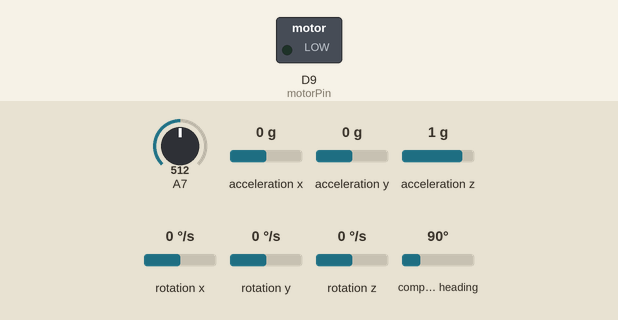
Simulated run of this sketch. Board: Arduino Nano 33 BLE. On the bench: switched loads named in the sketch (green lamp = pin HIGH). Dashed ring = blinking. Inputs (shaded band) come from the test bench; at power-on: acceleration y 0 g, A7 = 512, acceleration x 0 g, acceleration z 1 g, rotation x 0 °/s, rotation y 0 °/s, rotation z 0 °/s, compass heading 90°. The modem accepts every AT command (registered, SIM ready, sends succeed) and sends nothing else.

Above: at 21.6 s.
21.7 s: acceleration y set to 0.3 g
At 22.2 s:
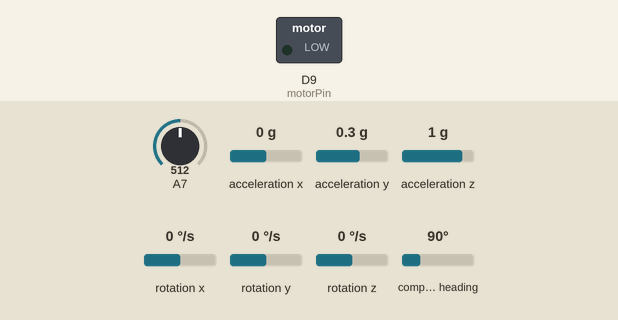
23.2 s: A7 set to 306
At 23.44 s:
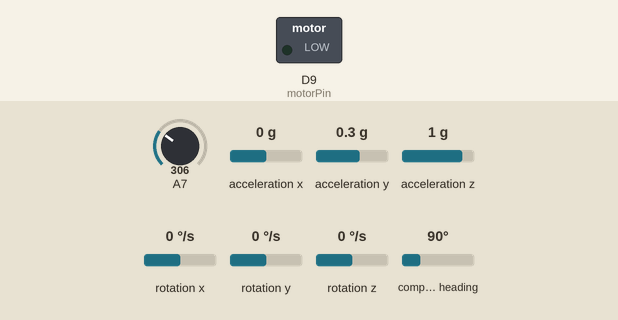
Timing chart, 0 to 32.7 s (numbered marks = the images above; inputs shaded):
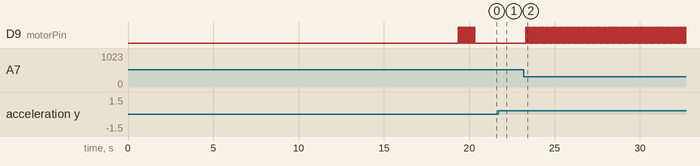

Measured:
- after the input at 21.7 s, D9 (motorPin): stops changing and stays LOW
- after the input at 23.2 s, D9 (motorPin): alternates HIGH for 0.02 s and LOW for 0.02 s, starting after 0.10 s

The sketch:

Gricon_Controller-s_Code.ino
```cpp
// ===============================
// 必要なライブラリの読み込み
// ===============================
#include <Arduino_LSM9DS1.h> // LSM9DS1 IMU用ライブラリ
// MadgwickAHRS.h を排除し、自前クォータニオン姿勢推定(Mahony風)を実装

// ===============================
// ピン定義
// ===============================
#define ANALOG_PIN 7 // 曲げセンサ接続アナログピン
#define motorPin 9   // モーター出力ピン

// 自前姿勢推定用クォータニオン (q0 + q1*i + q2*j + q3*k)
volatile float q0 = 1.0f, q1 = 0.0f, q2 = 0.0f, q3 = 0.0f;

// Mahony風フィードバックゲイン
float Kp = 2.0f;                                                  // 比例ゲイン（大きいほど加速度/地磁気へ早く収束）
float Ki = 0.0f;                                                  // 積分ゲイン（必要ならドリフト抑制用に有効化）
float integralFBx = 0.0f, integralFBy = 0.0f, integralFBz = 0.0f; // 積分項

unsigned long lastMicros = 0; // Δt計算用

// ===============================
// 状態変数・初期化用
// ===============================
int in = 5, in0 = 5;                      // シリアル入力値（前回値と現在値）
int l = 0;                                // メインループカウンタ
float bend0 = 0, bend_past = 0, bend = 0; // 曲げセンサ値（初期基準・過去・現在）

// ===============================
// フィルタリング・補正係数
// ===============================
float a = 0.1;          // 地磁気補正係数
float p = 0.5, r = 0.5; // ピッチ・ロール平滑化係数
float yaw_y = 0.3;      // ヨー角平滑化係数
float b = 0.1;          // 曲げセンサ平滑化係数
float T = 0.01;         // サンプリング周期（秒）（実際は毎ループで更新）
float c = 0.1, d = 0.1; // 加速度・速度のフィルタ係数

// ===============================
// 地磁気フェード設定（ピッチ角依存）
// ピッチ角の絶対値 |pitch| が start 以下では地磁気100%、end 以上では0%。
// その間は線形にフェードアウトします。
// 値は度数法[deg]。
// 例: 45degから減衰を開始し、75degで完全に無効化。
const float MAG_FADE_START_DEG = 90.0f;
const float MAG_FADE_END_DEG = 90.0f;

// ===============================
// センサ補正用のオフセット・スケール
// ===============================
// 地磁気オフセットベクトル（mag_offset）
float mag_offset[3] = {-3.7991, 46.8373, -13.9604};

// 楕円体補正行列（mag_correction）※3x3対称行列
float mag_correction[3][3] = {
    {0.0538, 0.0020, 0.0027},
    {0.0020, 0.0401, -0.0003},
    {0.0027, -0.0003, 0.0456}};

float acc_offset[3] = {-0.02, 0.01, 0.0}; // 加速度オフセット
float gyro_offset[3] = {0.0, 0.0, 0.0};   // ジャイロオフセット（初期補正で決定）

// ===============================
// IMUデータ格納用の配列
// ===============================
float acc[3] = {0}, gyro[3] = {0}, mag[3] = {0}; // センサ値
float acc_prev[3] = {0}, acc_global[3] = {0, 0, 1}, acc_global_prev[3] = {0, 0, 1};
float vel[3] = {0}, vel_prev[3] = {0}; // 速度（各軸）
float pos[3] = {0};                    // 位置（各軸）

// ===============================
// 姿勢角・ヨー角補正用
// ===============================
float pitch = 0, roll = 0, yaw = 0;
float pitch0 = 0, roll0 = 0, yaw_g0 = 0;
float yaw_sim = 0, yaw_s = 0, yaw_sm = 0;
float yaw_m = 0;         // 出力用ヨー角（初期オフセット基準）
float gyro_sim[3] = {0}; // 初期ジャイロ値積算用

// ===============================
// 振動検出用フラグ
// ===============================
int baibx, baiby, baibz;

// ===============================
// IMUの初期化関数
// ===============================
void initializeIMU()
{
  if (!IMU.begin())
  {
    while (1)
      ; // 初期化失敗時に停止
  }
  lastMicros = micros();
}

// ===============================
// 初期キャリブレーション関数
// ===============================
void calibrateSensors()
{
  digitalWrite(LEDG, HIGH);
  for (int i = 0; i < 300; i++)
  {
    digitalWrite(LEDR, i % 10 < 5 ? LOW : HIGH);
    readIMUSensors(true);
    delay(10);
  }

  // クォータニオン初期安定化（約15秒）
  for (int i = 0; i < 1500; i++)
  {
    digitalWrite(LEDR, i % 100 < 50 ? LOW : HIGH);
    readIMUSensors(true);
    // 仮のΔt（10ms固定）で姿勢更新
    // NOTE: キャリブレーション中は時間精度より安定化優先のため固定値
    float dt = 0.01f;
    // 姿勢更新
    // （地磁気を含む更新関数は後方で定義）
    // updateQuaternion 定義後にコンパイラが解決できるようプロトタイプを前方宣言してもよいが
    // ここでは後方に実装されるため関数プロトタイプ宣言を追加する。
    // → ファイル先頭付近にプロトタイプを追加済みではないので後方に定義を移動し再度読み直し。
    // 暫定: ここでは一旦後で置換されるダミー呼び出し(後で本体実装)。
    // 実装後: updateQuaternion(dt);
    // ---- 呼び出し ----
    // 本体はファイル後半に追加
    extern void updateQuaternion(float dt);
    updateQuaternion(dt);
    for (int j = 0; j < 3; j++)
      gyro_sim[j] += gyro[j];
    delay(10);
  }

  for (int i = 0; i < 3; i++)
    gyro_offset[i] = gyro_sim[i] / 500.0;

  // 現在のクォータニオンから初期ヨー角オフセット算出
  float yaw_raw = atan2f(2.0f * (q0 * q3 + q1 * q2), 1.0f - 2.0f * (q2 * q2 + q3 * q3)) * 180.0f / PI;
  yaw_sm = yaw_raw; // 初期オフセット
  yaw_m = 0.0f;
  bend0 = analogRead(ANALOG_PIN);

  for (int i = 0; i < 10; i++)
  {
    digitalWrite(LEDG, HIGH);
    digitalWrite(motorPin, HIGH);
    delay(50);
    digitalWrite(LEDG, LOW);
    digitalWrite(motorPin, LOW);
    delay(50);
  }
}

// ===============================
// IMU読み取り・補正
// ===============================
void readIMUSensors(bool applyOffset)
{
  IMU.readAcceleration(acc[0], acc[1], acc[2]);
  IMU.readGyroscope(gyro[0], gyro[1], gyro[2]);
  IMU.readMagneticField(mag[0], mag[1], mag[2]);

  // 一時変数に地磁気読み取り値を保存
  float mag_raw[3];
  for (int i = 0; i < 3; i++)
  {
    mag_raw[i] = mag[i] - mag_offset[i];
  }

  // 楕円体補正（A行列適用：mag = A × (raw - offset)）
  for (int i = 0; i < 3; i++)
  {
    mag[i] = 0;
    for (int j = 0; j < 3; j++)
    {
      mag[i] += mag_correction[i][j] * mag_raw[j];
    }
  }

  // ★ 地磁気ベクトルの正規化を追加（安全チェック付き）★
  float mag_norm = sqrt(mag[0] * mag[0] + mag[1] * mag[1] + mag[2] * mag[2]);
  if (mag_norm > 0.01)
  {
    for (int i = 0; i < 3; i++)
      mag[i] /= mag_norm;
  }

  // ジャイロ・加速度のオフセット補正
  if (applyOffset)
  {
    for (int i = 0; i < 3; i++)
      gyro[i] += gyro_offset[i];
  }
  else
  {
    gyro[0] = -gyro[0] + gyro_offset[0];
    gyro[1] = -gyro[1] + gyro_offset[1];
    gyro[2] = gyro[2] + gyro_offset[2] - 0.0015;
    for (int i = 0; i < 3; i++)
      acc[i] += acc_offset[i];
  }

  // フィルタ更新はループ側で updateQuaternion() を呼ぶ
}

// ===============================
// 姿勢角（ピッチ・ロール・ヨー）更新
// ===============================
void updateOrientation()
{
  // クォータニオン -> オイラー角 (Tait-Bryan ZYX: yaw(z), pitch(y), roll(x))
  float roll_raw = atan2f(2.0f * (q0 * q1 + q2 * q3), 1.0f - 2.0f * (q1 * q1 + q2 * q2)) * 180.0f / PI;
  float pitch_raw = asinf(2.0f * (q0 * q2 - q3 * q1)) * 180.0f / PI;
  float yaw_raw = atan2f(2.0f * (q0 * q3 + q1 * q2), 1.0f - 2.0f * (q2 * q2 + q3 * q3)) * 180.0f / PI;

  // 初期オフセット補正
  float yaw_now = yaw_raw - yaw_sm;
  if (yaw_now > 180.0f)
    yaw_now -= 360.0f;
  if (yaw_now < -180.0f)
    yaw_now += 360.0f;

  // 平滑化
  pitch = pitch_raw * p + (1 - p) * pitch;
  roll = roll_raw * r + (1 - r) * roll;
  yaw_m = yaw_now * yaw_y + (1 - yaw_y) * yaw_g0; // yaw_g0 は前回 yaw_m を保持
}

// ===============================
// 加速度 → グローバル座標変換
// ===============================
// クォータニオンによるベクトル回転 ( acc_body -> acc_global )
void rotateAccelToGlobal(float ax, float ay, float az, float &gx, float &gy, float &gz)
{
  // q * v * q_conj （vは純虚部クォータニオン(0,ax,ay,az)）
  float qx = q1, qy = q2, qz = q3, qw = q0;
  // 1) q * v
  float vw = -(qx * ax + qy * ay + qz * az);
  float vx = qw * ax + (qy * az - qz * ay);
  float vy = qw * ay + (qz * ax - qx * az);
  float vz = qw * az + (qx * ay - qy * ax);
  // 2) (q * v) * q_conj
  gx = -vw * qx + vx * qw - vy * qz + vz * qy;
  gy = -vw * qy + vy * qw - vz * qx + vx * qz;
  gz = -vw * qz + vz * qw - vx * qy + vy * qx;
}

// ===============================
// 加速度の更新と振動検出
// ===============================
void updateAcceleration()
{
  for (int i = 0; i < 3; i++)
    acc[i] = c * acc[i] + (1 - c) * acc_prev[i];

  // クォータニオンで回転（重力は未除去。必要なら gz -= 1.0f などで補正）
  rotateAccelToGlobal(acc[0], acc[1], acc[2], acc_global[0], acc_global[1], acc_global[2]);

  for (int i = 0; i < 3; i++)
    acc_global[i] = c * acc_global[i] + (1 - c) * acc_global_prev[i];

  baibx = fabsf(acc_global[0]) > 0.5;
  baiby = fabsf(acc_global[1]) > 0.5;
  baibz = fabsf(acc_global[2] - acc_global_prev[2]) > 0.04 ? 0 : 0;
}

// ===============================
// 速度更新（簡易積分）
// ===============================
void updateVelocity()
{
  for (int i = 0; i < 3; i++)
  {
    vel[i] = (1 - d) * vel_prev[i] + d * (acc_global[i] + acc_global_prev[i]) * T / 2.0;
  }
}

// ===============================
// 位置更新（簡易積分）
// ===============================
void updatePosition()
{
  for (int i = 0; i < 3; i++)
  {
    pos[i] += (vel[i] + vel_prev[i]) * T / 2.0;
  }
}

// ===============================
// モータ制御処理（シリアル入力に基づく）
// ===============================
void updateMotorState()
{
  in0 = in;
  if (Serial1.available() > 0)
  {
    in = Serial1.read();

    // '6'受信時: 現在のヨー角を基準0に再設定（yaw_sm を更新）。
    // モードは変えないため、in は直前の値に戻す。
    if (in == '6')
    {
      float yaw_raw_now = atan2f(2.0f * (q0 * q3 + q1 * q2), 1.0f - 2.0f * (q2 * q2 + q3 * q3)) * 180.0f / PI;
      yaw_sm = yaw_raw_now; // 以後 yaw_now = yaw_raw - yaw_sm = 0 で基準化
      in = in0;             // モーターモードは維持
    }

    if (in < '1' || in > '5')
      in = in0;
  }
  else
  {
    in = in0;
  }

  int flashRate = 0;
  float flashRate_deno = 0;
  if (in == '1')
  {
    flashRate = 20;
    flashRate_deno = 0.4;
  }
  else if (in == '2')
  {
    flashRate = 40;
    flashRate_deno = 0.2;
  }
  else if (in == '3')
  {
    flashRate = 80;
    flashRate_deno = 0.125;
  }
  else if (in == '4')
  {
    flashRate = 100;
    flashRate_deno = 0.9;
  }
  else
  {
    digitalWrite(motorPin, LOW);
    digitalWrite(LEDR, HIGH);
    digitalWrite(LEDG, LOW);
    return;
  }

  digitalWrite(LEDG, HIGH);
  bool motorOn = (l % flashRate < flashRate * flashRate_deno);
  digitalWrite(motorPin, motorOn ? HIGH : LOW);
  digitalWrite(LEDR, motorOn ? LOW : HIGH);
}

// ===============================
// データ送信（シリアル通信）
// ===============================
void outputDataAsBytes()
{
  int16_t angle_pitch = (int16_t)(pitch * 10.0);
  int16_t angle_roll = (int16_t)(roll * 10.0);
  int16_t angle_yaw = (int16_t)(yaw_m * 10.0);
  int16_t bend_to_send = (int16_t)(bend * 10.0);

  uint8_t buffer[sizeof(int16_t) * 4];
  memcpy(buffer, &angle_pitch, sizeof(int16_t));
  memcpy(buffer + sizeof(int16_t), &angle_roll, sizeof(int16_t));
  memcpy(buffer + 2 * sizeof(int16_t), &angle_yaw, sizeof(int16_t));
  memcpy(buffer + 3 * sizeof(int16_t), &bend_to_send, sizeof(int16_t));

  Serial1.write('S'); // ヘッダ送信
  Serial1.write(buffer, sizeof(buffer));
}

// ===============================
// 初期化処理
// ===============================
void setup()
{
  Serial.begin(9600);
  Serial1.begin(115200);
  pinMode(motorPin, OUTPUT);
  initializeIMU();
  delay(100);
}

// ===============================
// メインループ処理
// ===============================
void loop()
{
  // 最初のループのみ初期キャリブレーションを実行
  if (l == 0)
    calibrateSensors();

  // 曲げセンサの値を読み取り、初期値を引いて平滑化
  bend_past = bend;
  bend = analogRead(ANALOG_PIN) - bend0;
  bend = b * bend + (1 - b) * bend_past;

  // 直前の加速度・グローバル加速度・速度を保存（次の更新で使用）
  for (int i = 0; i < 3; i++)
  {
    acc_prev[i] = acc[i];
    acc_global_prev[i] = acc_global[i];
    vel_prev[i] = vel[i];
  }

  // 直前の姿勢角を保存（平滑化に使用）
  pitch0 = pitch;
  roll0 = roll;
  yaw_g0 = yaw_m;

  // IMU（加速度・ジャイロ・地磁気）のデータを読み取って補正
  readIMUSensors(false);

  // Δt計算
  unsigned long nowMicros = micros();
  float dt = (nowMicros - lastMicros) * 1e-6f;
  lastMicros = nowMicros;
  if (dt <= 0.0f || dt > 0.1f)
    dt = T; // 異常値ガード
  T = dt;   // 他処理用に更新

  // 姿勢クォータニオン更新
  updateQuaternion(dt);

  // シリアル入力値に応じてモータをON/OFF制御
  updateMotorState();

  // クォータニオンから姿勢角へ
  updateOrientation();

  // 加速度値をグローバル座標系に変換し、ノイズ除去・振動判定
  updateAcceleration();

  // 加速度をもとに速度を更新（簡易積分）
  updateVelocity();

  // 速度をもとに位置を更新（簡易積分）
  updatePosition();

  // ピッチ・ロール・ヨー角、曲げ量をシリアル通信で送信
  outputDataAsBytes();

  // ループカウンタ更新（4000を超えたら1に戻す）
  l++;
  if (l > 4000)
    l = 1;

  // 1ms待機（ループ周期制御）
  delay(1);
}

// ===============================
// クォータニオン更新関数 (Mahony風アルゴリズム)
// 入力: グローバル変数 gyro(rad/s), acc(g), mag(正規化済) / dt(s)
// ===============================
void updateQuaternion(float dt)
{
  // 調整ガイド:
  // 1) Kp: 大きくすると静止時の収束早いが動的環境で振動増える。1.0～5.0で調整。
  // 2) Ki: ジャイロバイアスが残る場合のみ 0.001〜0.05 程度で徐々に上げる。
  // 3) 地磁気がノイジーな環境（磁気干渉）では halfex/halfey/halfez の磁気項を無効化する実装分岐を追加推奨。
  // 4) 重力除去: グローバル加速度で動きのみ使いたい場合は updateAcceleration 内で acc_global[2] -= 1.0f などを検討。
  // 5) ドリフト評価: 十数秒静止させ yaw/pitch/roll の変化量をログし Kp/Ki を決める。
  // 6) 最適化: sqrtf 頻出箇所を近似 1/sqrt に変えてもOK (ARM CMSIS の arm_sqrt_f32 等)。
  float gx = gyro[0] * DEG_TO_RAD; // もともとdeg/sならRAD変換 (LSM9DS1はdps)
  float gy = gyro[1] * DEG_TO_RAD;
  float gz = gyro[2] * DEG_TO_RAD;

  // 加速度正規化
  float norm = sqrtf(acc[0] * acc[0] + acc[1] * acc[1] + acc[2] * acc[2]);
  if (norm > 0.0f)
  {
    float inv = 1.0f / norm;
    float ax = acc[0] * inv;
    float ay = acc[1] * inv;
    float az = acc[2] * inv;

    // 地磁気正規化（既に正規化済みだが二重防御）
    float mn = sqrtf(mag[0] * mag[0] + mag[1] * mag[1] + mag[2] * mag[2]);
    float mxn = mag[0], myn = mag[1], mzn = mag[2];
    if (mn > 0.01f)
    {
      float invm = 1.0f / mn;
      mxn *= invm;
      myn *= invm;
      mzn *= invm;
    }

    // 参照重力（クォータニオンから期待される重力方向）
    float halfvx = q1 * q3 - q0 * q2;        // 0.5 * vx 実装簡略化 (Mahony実装流用形)
    float halfvy = q0 * q1 + q2 * q3;        // 0.5 * vy
    float halfvz = q0 * q0 - 0.5f + q3 * q3; // 0.5 * vz

    // 地磁気参照（Mahony拡張）
    float hx = 2.0f * (mxn * (0.5f - q2 * q2 - q3 * q3) + myn * (q1 * q2 - q0 * q3) + mzn * (q1 * q3 + q0 * q2));
    float hy = 2.0f * (mxn * (q1 * q2 + q0 * q3) + myn * (0.5f - q1 * q1 - q3 * q3) + mzn * (q2 * q3 - q0 * q1));
    float bx = sqrtf(hx * hx + hy * hy);
    float bz = 2.0f * (mxn * (q1 * q3 - q0 * q2) + myn * (q2 * q3 + q0 * q1) + mzn * (0.5f - q1 * q1 - q2 * q2));

    float halfwx = bx * (0.5f - q2 * q2 - q3 * q3) + bz * (q1 * q3 - q0 * q2); // 0.5 * wx
    float halfwy = bx * (q1 * q2 - q0 * q3) + bz * (q0 * q1 + q2 * q3);        // 0.5 * wy
    float halfwz = bx * (q0 * q2 + q1 * q3) + bz * (0.5f - q1 * q1 - q2 * q2); // 0.5 * wz

    // 誤差 = (観測ベクトル×参照ベクトル) の形を Mahony 公式ベースで簡略
    // 地磁気項はピッチ角が大きいほど無効化（ウェイトを0へ）
    // 現在のクォータニオンからピッチ角を直接算出（度）
    float sp = 2.0f * (q0 * q2 - q3 * q1);
    if (sp > 1.0f)
      sp = 1.0f;
    else if (sp < -1.0f)
      sp = -1.0f;
    float pitch_deg_now = asinf(sp) * 180.0f / PI;
    float pitch_abs = fabsf(pitch_deg_now);
    float mag_w = 1.0f;
    if (MAG_FADE_END_DEG <= MAG_FADE_START_DEG)
    {
      // フェード区間が無効な場合は閾値でステップ切り替え
      mag_w = (pitch_abs <= MAG_FADE_START_DEG) ? 1.0f : 0.0f;
    }
    else if (pitch_abs <= MAG_FADE_START_DEG)
    {
      mag_w = 1.0f;
    }
    else if (pitch_abs >= MAG_FADE_END_DEG)
    {
      mag_w = 0.0f;
    }
    else
    {
      float t = (pitch_abs - MAG_FADE_START_DEG) / (MAG_FADE_END_DEG - MAG_FADE_START_DEG);
      mag_w = 1.0f - t; // 線形フェード
    }

    float halfex = (ay * halfvz - az * halfvy) + mag_w * (myn * halfwz - mzn * halfwy);
    float halfey = (az * halfvx - ax * halfvz) + mag_w * (mzn * halfwx - mxn * halfwz);
    float halfez = (ax * halfvy - ay * halfvx) + mag_w * (mxn * halfwy - myn * halfwx);

    // 積分項
    if (Ki > 0.0f)
    {
      integralFBx += Ki * halfex * dt;
      integralFBy += Ki * halfey * dt;
      integralFBz += Ki * halfez * dt;
    }
    else
    {
      integralFBx = integralFBy = integralFBz = 0.0f;
    }

    // 補正付きジャイロ
    gx += Kp * halfex + integralFBx;
    gy += Kp * halfey + integralFBy;
    gz += Kp * halfez + integralFBz;
  }

  // クォータニオン微分 q_dot = 0.5 * q ⊗ ω
  float qDot0 = 0.5f * (-q1 * gx - q2 * gy - q3 * gz);
  float qDot1 = 0.5f * (q0 * gx + q2 * gz - q3 * gy);
  float qDot2 = 0.5f * (q0 * gy - q1 * gz + q3 * gx);
  float qDot3 = 0.5f * (q0 * gz + q1 * gy - q2 * gx);

  // 積分
  q0 += qDot0 * dt;
  q1 += qDot1 * dt;
  q2 += qDot2 * dt;
  q3 += qDot3 * dt;

  // 正規化
  float nq = sqrtf(q0 * q0 + q1 * q1 + q2 * q2 + q3 * q3);
  if (nq > 0.0f)
  {
    float inv = 1.0f / nq;
    q0 *= inv;
    q1 *= inv;
    q2 *= inv;
    q3 *= inv;
  }
}
```
